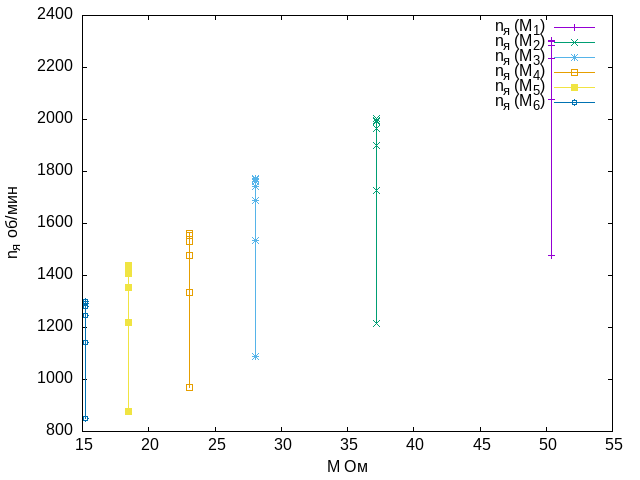

The gnuplot source for this figure:
set terminal 'png'
set output 'plot3.png'


set ylabel 'n_я об/мин'
set xlabel 'M Ом'

plot \
	'o0.csv' u 5:3 skip 1  w lp t 'n_я (M_1)', \
	'o1.csv' u 5:3 skip 1 w lp t 'n_я (M_2)', \
	'o2.csv' u 5:3 skip 1 w lp t 'n_я (M_3)', \
	'o3.csv' u 5:3 skip 1 w lp t 'n_я (M_4)', \
	'o4.csv' u 5:3 skip 1 w lp t 'n_я (M_5)', \
	'o5.csv' u 5:3 skip 1 w lp t 'n_я (M_6)'
